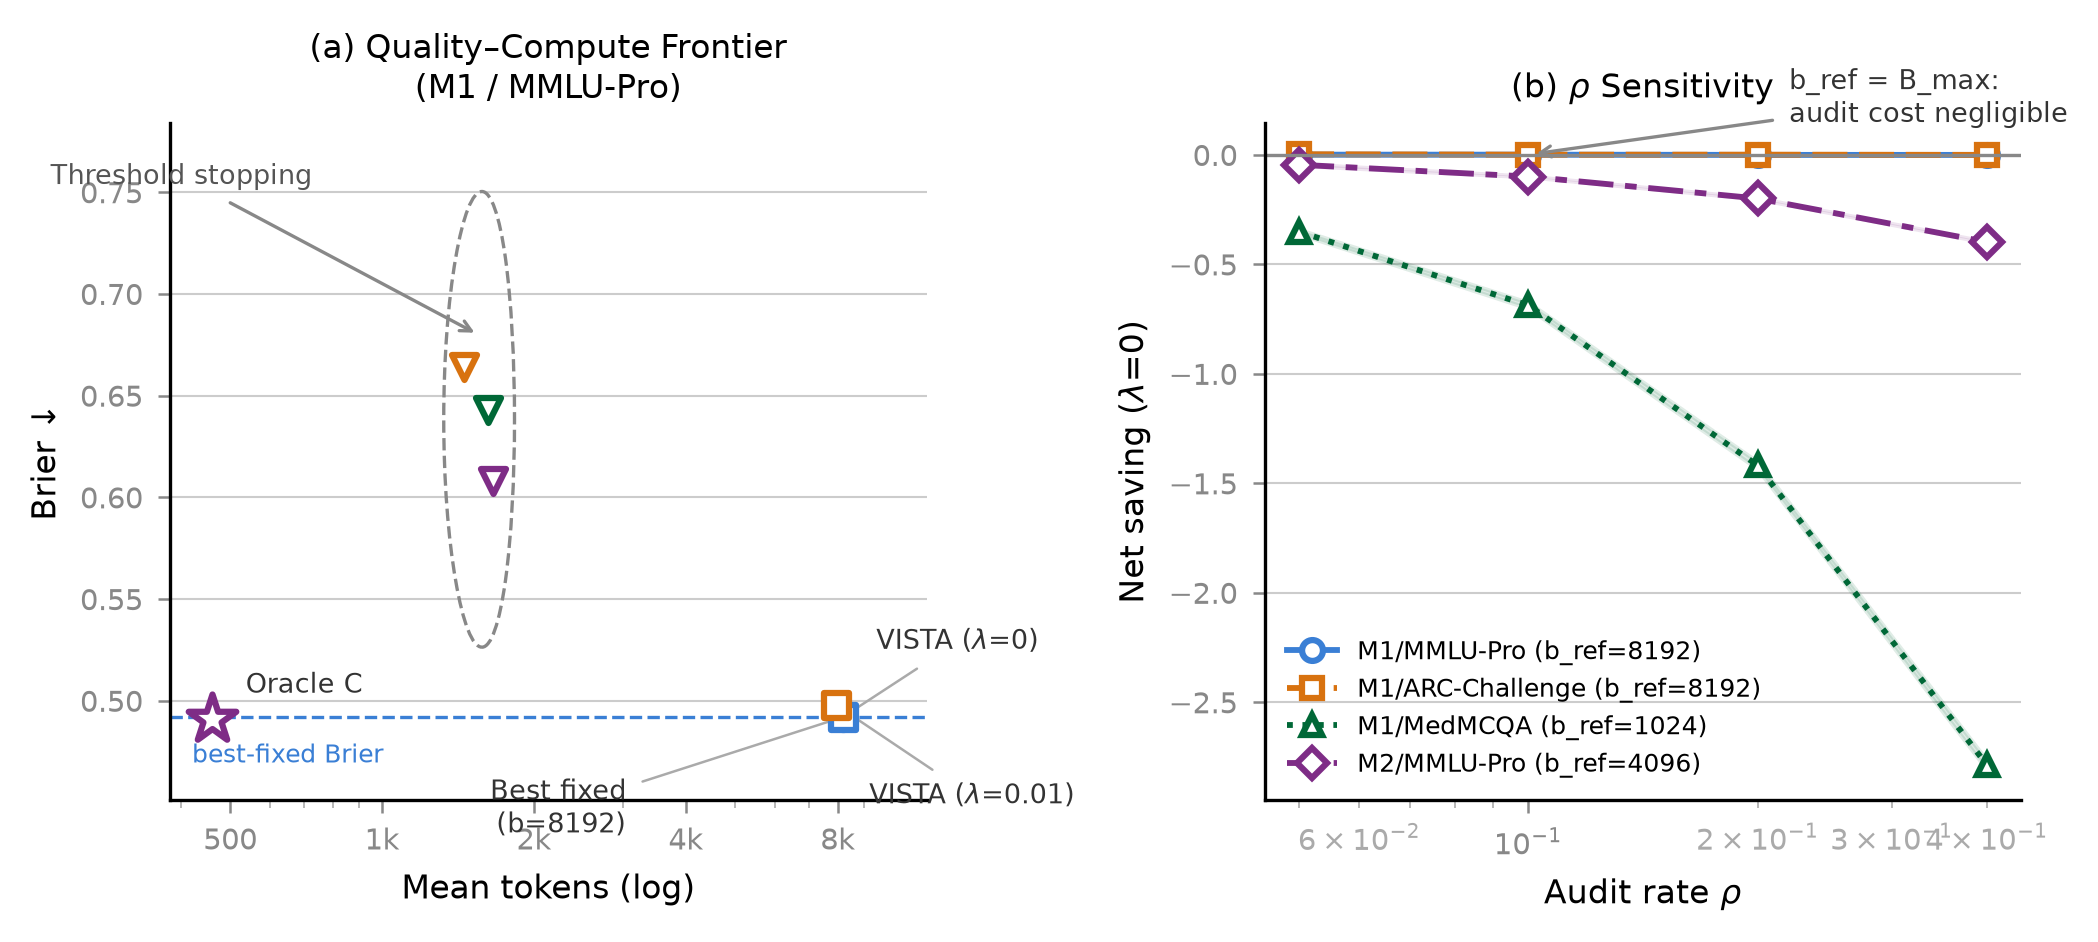

This chart was generated by the following Python code:
"""
Figure: Quality–Compute Frontier and rho-sensitivity.
1×2: panel (a) M1/DS1 frontier, panel (b) audit-rate sensitivity.
"""

import sys
import os
sys.path.insert(0, os.path.dirname(__file__))

import matplotlib
matplotlib.use('Agg')
import matplotlib.pyplot as plt
import matplotlib.patches as mpatches
import numpy as np

from vista_data import ORACLE_C, RHO_SENSITIVITY, POLICY_COMPARISON
from vista_style import apply_style, style_ax, COLORS, FIG_WIDTH

apply_style()

fig, (ax_a, ax_b) = plt.subplots(1, 2, figsize=(FIG_WIDTH, 3.2))

# ============================================================================
# Panel (a): Quality–Compute Frontier (M1/DS1 = MMLU-Pro)
# ============================================================================

# --- data points (from Table 8 + Oracle C Table 5) ---

points = [
    {
        'name':     'Best fixed (b=8192)',
        'tokens':   8192,
        'brier':    0.492,
        'marker':   'o',
        'color':    '#3a7fd5',
        'ms':       6,
        'is_threshold': False,
    },
    {
        'name':     'Confidence stopping',
        'tokens':   1453,
        'brier':    0.664,
        'marker':   'v',
        'color':    '#d8720f',
        'ms':       6,
        'is_threshold': True,
    },
    {
        'name':     'Entropy stopping',
        'tokens':   1624,
        'brier':    0.643,
        'marker':   'v',
        'color':    '#006837',
        'ms':       6,
        'is_threshold': True,
    },
    {
        'name':     'Stability stopping',
        'tokens':   1655,
        'brier':    0.608,
        'marker':   'v',
        'color':    '#7e2c86',
        'ms':       6,
        'is_threshold': True,
    },
    {
        'name':     r'VISTA ($\lambda$=0)',
        'tokens':   8191,
        'brier':    0.492,
        'marker':   's',
        'color':    '#3a7fd5',
        'ms':       6,
        'is_threshold': False,
    },
    {
        'name':     r'VISTA ($\lambda$=0.01)',
        'tokens':   7931,
        'brier':    0.498,
        'marker':   's',
        'color':    '#d8720f',
        'ms':       6,
        'is_threshold': False,
    },
    {
        'name':     'Oracle C',
        'tokens':   461,
        'brier':    0.4911,
        'marker':   '*',
        'color':    '#7e2c86',
        'ms':       12,
        'is_threshold': False,
    },
]

# Plot all points
for p in points:
    ax_a.scatter(
        p['tokens'], p['brier'],
        marker=p['marker'],
        s=p['ms']**2,
        color=p['color'],
        facecolors='white',
        edgecolors=p['color'],
        linewidths=1.5,
        zorder=5,
    )

# --- threshold cluster: ellipse bracket ---
thresh_pts = [p for p in points if p['is_threshold']]
tx = [p['tokens'] for p in thresh_pts]
ty = [p['brier']  for p in thresh_pts]
cx = np.mean(tx)
cy = np.mean(ty)
width_log = np.log10(max(tx)) - np.log10(min(tx))
# Ellipse in data coordinates (log scale x handled via transform)
# Use a FancyBboxPatch in axes coordinates
ax_a.set_xscale('log')  # set log before computing transforms

# Draw ellipse around threshold cluster in log-x space
from matplotlib.patches import Ellipse
# in log space: center at log10(cx), width covers log10(max)-log10(min)+margin
# We need to draw in data units after setting log scale
ell_x = cx
ell_y = cy
ell_w = (max(tx) - min(tx)) * 2.5  # data units in log space, approximate
ell_h = (max(ty) - min(ty)) * 4.0

ell = Ellipse(
    (ell_x, ell_y),
    width=ell_w,
    height=ell_h,
    fill=False,
    edgecolor='#888888',
    linewidth=0.8,
    linestyle='--',
    zorder=3,
)
ax_a.add_patch(ell)

# Annotation for threshold cluster
ax_a.annotate(
    'Threshold stopping',
    xy=(cx, max(ty) + 0.015),
    xytext=(400, max(ty) + 0.09),
    fontsize=6.5,
    color='#555555',
    arrowprops=dict(
        arrowstyle='->',
        color='#888888',
        lw=0.8,
    ),
    ha='center',
)

# --- horizontal dashed line at best-fixed Brier ---
best_brier = 0.492
ax_a.axhline(best_brier, color='#3a7fd5', linewidth=0.8, linestyle='--', zorder=2)
ax_a.text(
    420, best_brier - 0.013,
    'best-fixed Brier',
    fontsize=6, color='#3a7fd5', ha='left', va='top',
)

# --- individual labels ---
labels_cfg = [
    ('Best fixed (b=8192)', 8192, 0.492,  'right', -0.012, -0.5),
    (r'VISTA ($\lambda$=0)', 8191, 0.492, 'right', +0.025, +0.5),
    (r'VISTA ($\lambda$=0.01)', 7931, 0.498, 'right', +0.018, -0.5),
    ('Oracle C', 461, 0.4911, 'left', +0.022, +0.5),
]

# Labels with arrows to avoid crowding near (7931-8192, 0.492-0.498)
label_specs = [
    # (x_data, y_data, label_text, xytext_offset, ha)
    (8192, 0.492,  'Best fixed\n(b=8192)',   (-52, -22), 'right'),
    (8191, 0.492,  r'VISTA ($\lambda$=0)',    (+8,  +18), 'left'),
    (7931, 0.498,  r'VISTA ($\lambda$=0.01)', (+8,  -22), 'left'),
    (461,  0.4911, 'Oracle C',               (+8,   +8), 'left'),
]
for (tx2, ty2, lbl, xytext, ha2) in label_specs:
    ax_a.annotate(
        lbl,
        xy=(tx2, ty2),
        xytext=xytext,
        textcoords='offset points',
        fontsize=6.5,
        ha=ha2, va='center',
        color='#333333',
        arrowprops=dict(
            arrowstyle='-',
            color='#aaaaaa',
            lw=0.6,
            shrinkA=2, shrinkB=2,
        ) if abs(xytext[0]) > 20 or abs(xytext[1]) > 15 else None,
    )

# --- axes ---
ax_a.set_xlabel('Mean tokens (log)')
ax_a.set_ylabel('Brier ↓')
ax_a.set_title('(a) Quality–Compute Frontier\n(M1 / MMLU-Pro)', fontsize=8)

# y range: show all points with margin
all_brier_vals = [p['brier'] for p in points]
y_lo = min(all_brier_vals) - 0.04
y_hi = max(all_brier_vals) + 0.12
ax_a.set_ylim(y_lo, y_hi)

style_ax(ax_a)
# Keep log scale x with explicit ticks to avoid crowded auto-labels
ax_a.set_xscale('log')
ax_a.set_xlim(380, 12000)
ax_a.set_xticks([500, 1000, 2000, 4000, 8000])
ax_a.set_xticklabels(['500', '1k', '2k', '4k', '8k'])
ax_a.tick_params(axis='x', which='minor', length=2, width=0.4, colors='#aaaaaa')

# ============================================================================
# Panel (b): rho sensitivity (Table 11)
# ============================================================================

rho_configs = [
    ('M1/MMLU-Pro',      {'color': COLORS[0], 'marker': 'o', 'linestyle': '-'}),
    ('M1/ARC-Challenge', {'color': COLORS[1], 'marker': 's', 'dashes': (6, 2)}),
    ('M1/MedMCQA',       {'color': COLORS[2], 'marker': '^', 'linestyle': ':'}),
    ('M2/MMLU-Pro',      {'color': COLORS[3], 'marker': 'D', 'dashes': (6, 2, 2, 2)}),
]

near_zero_artists = []

for cell_name, style_kw in rho_configs:
    cell = RHO_SENSITIVITY[cell_name]
    rho        = cell['rho']
    net_saving = cell['net_saving']
    ci_lo      = cell['ci_lo']
    ci_hi      = cell['ci_hi']
    b_ref      = cell['b_ref']

    label = f"{cell_name} (b_ref={b_ref})"

    # Build line style
    ls_kw = {}
    if 'linestyle' in style_kw:
        ls_kw['linestyle'] = style_kw['linestyle']
    elif 'dashes' in style_kw:
        ls_kw['dashes'] = style_kw['dashes']

    line, = ax_b.plot(
        rho, net_saving,
        marker=style_kw['marker'],
        color=style_kw['color'],
        markerfacecolor='white',
        markeredgecolor=style_kw['color'],
        markeredgewidth=1.5,
        label=label,
        **ls_kw,
    )

    # 95% CI shading
    lo = [net_saving[i] - abs(net_saving[i] - ci_lo[i]) for i in range(len(rho))]
    hi = [net_saving[i] + abs(ci_hi[i] - net_saving[i]) for i in range(len(rho))]
    ax_b.fill_between(
        rho, lo, hi,
        color=style_kw['color'],
        alpha=0.12,
        zorder=1,
    )

    # Collect near-zero lines for annotation
    if b_ref == 8192:
        near_zero_artists.append((rho, net_saving, style_kw['color']))

# y=0 reference line
ax_b.axhline(0, color='#888888', linewidth=0.8, linestyle='-', zorder=2)

# Annotation for b_ref=B_MAX cluster near y=0
# Pick midpoint of rho range for annotation x
ann_x = 0.12
ann_y = 0.003
ax_b.annotate(
    'b_ref = B_max:\naudit cost negligible',
    xy=(0.10, 0.001),
    xytext=(0.22, 0.15),
    fontsize=6.5,
    color='#333333',
    arrowprops=dict(
        arrowstyle='->',
        color='#888888',
        lw=0.8,
    ),
    ha='left',
)

# axes
ax_b.set_xlabel(r'Audit rate $\rho$')
ax_b.set_ylabel(r'Net saving ($\lambda$=0)')
ax_b.set_title(r'(b) $\rho$ Sensitivity', fontsize=8)
ax_b.set_xscale('log')
ax_b.tick_params(axis='x', which='minor', length=2, width=0.4, colors='#aaaaaa')

style_ax(ax_b)
ax_b.set_xscale('log')  # reapply after style_ax

ax_b.legend(
    loc='lower left',
    fontsize=6,
    frameon=False,
)

# ── save ─────────────────────────────────────────────────────────────────────

plt.tight_layout()

out_dir = os.path.dirname(__file__)
pdf_path = os.path.join(out_dir, 'fig_frontier_audit.pdf')
png_path = os.path.join(out_dir, 'fig_frontier_audit.png')

fig.savefig(pdf_path, dpi=300)
fig.savefig(png_path, dpi=300)
print(f"Saved: {pdf_path}")
print(f"Saved: {png_path}")
